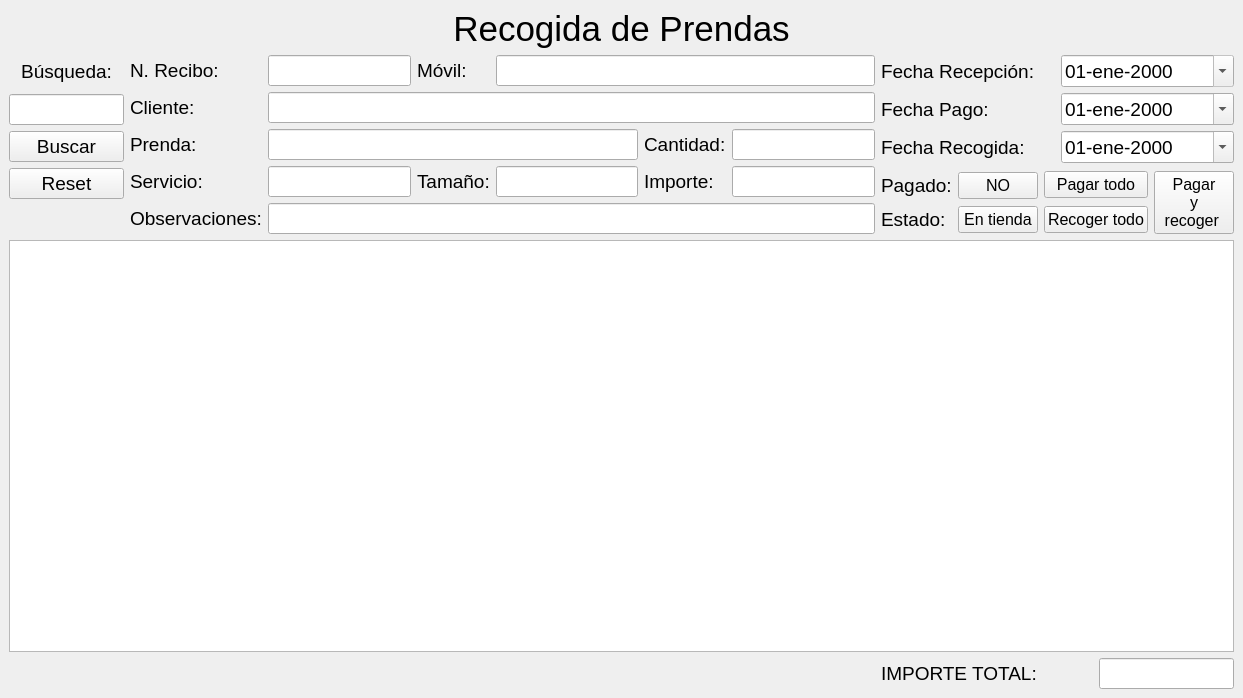
<?xml version="1.0" encoding="UTF-8"?>
<ui version="4.0">
 <class>RecogPrendas</class>
 <widget class="QMainWindow" name="RecogPrendas">
  <property name="windowModality">
   <enum>Qt::WindowModal</enum>
  </property>
  <property name="geometry">
   <rect>
    <x>0</x>
    <y>0</y>
    <width>1243</width>
    <height>698</height>
   </rect>
  </property>
  <property name="minimumSize">
   <size>
    <width>0</width>
    <height>0</height>
   </size>
  </property>
  <property name="font">
   <font>
    <pointsize>12</pointsize>
   </font>
  </property>
  <property name="windowTitle">
   <string>Recogida de Prendas</string>
  </property>
  <widget class="QWidget" name="centralwidget">
   <layout class="QGridLayout" name="gridLayout_4">
    <item row="0" column="0" colspan="6">
     <widget class="QLabel" name="lbl_title">
      <property name="font">
       <font>
        <family>Arial</family>
        <pointsize>26</pointsize>
        <bold>false</bold>
       </font>
      </property>
      <property name="cursor">
       <cursorShape>ArrowCursor</cursorShape>
      </property>
      <property name="autoFillBackground">
       <bool>true</bool>
      </property>
      <property name="locale">
       <locale language="Spanish" country="Spain"/>
      </property>
      <property name="text">
       <string>Recogida de Prendas</string>
      </property>
      <property name="alignment">
       <set>Qt::AlignCenter</set>
      </property>
     </widget>
    </item>
    <item row="1" column="0" rowspan="2">
     <layout class="QVBoxLayout" name="verticalLayout">
      <item>
       <widget class="QLabel" name="lbl_search">
        <property name="font">
         <font>
          <family>Arial</family>
          <pointsize>14</pointsize>
         </font>
        </property>
        <property name="locale">
         <locale language="Spanish" country="Spain"/>
        </property>
        <property name="text">
         <string>Búsqueda:</string>
        </property>
        <property name="alignment">
         <set>Qt::AlignCenter</set>
        </property>
       </widget>
      </item>
      <item>
       <widget class="QLineEdit" name="le_search">
        <property name="minimumSize">
         <size>
          <width>115</width>
          <height>0</height>
         </size>
        </property>
        <property name="font">
         <font>
          <family>Arial</family>
          <pointsize>14</pointsize>
         </font>
        </property>
        <property name="toolTip">
         <string>&lt;html&gt;&lt;head/&gt;&lt;body&gt;&lt;p&gt;Introduce la dirección del cliente.&lt;/p&gt;&lt;/body&gt;&lt;/html&gt;</string>
        </property>
        <property name="locale">
         <locale language="Spanish" country="Spain"/>
        </property>
        <property name="text">
         <string/>
        </property>
       </widget>
      </item>
      <item>
       <widget class="QPushButton" name="pb_search">
        <property name="font">
         <font>
          <pointsize>14</pointsize>
         </font>
        </property>
        <property name="text">
         <string>Buscar</string>
        </property>
       </widget>
      </item>
      <item>
       <widget class="QPushButton" name="pb_reset">
        <property name="font">
         <font>
          <pointsize>14</pointsize>
         </font>
        </property>
        <property name="text">
         <string>Reset</string>
        </property>
       </widget>
      </item>
     </layout>
    </item>
    <item row="1" column="1" rowspan="3">
     <layout class="QGridLayout" name="gridLayout">
      <item row="1" column="1" colspan="5">
       <widget class="QLineEdit" name="le_client">
        <property name="font">
         <font>
          <family>Arial</family>
          <pointsize>14</pointsize>
         </font>
        </property>
        <property name="toolTip">
         <string>&lt;html&gt;&lt;head/&gt;&lt;body&gt;&lt;p&gt;Introduce la dirección del cliente.&lt;/p&gt;&lt;/body&gt;&lt;/html&gt;</string>
        </property>
        <property name="locale">
         <locale language="Spanish" country="Spain"/>
        </property>
        <property name="text">
         <string/>
        </property>
        <property name="readOnly">
         <bool>true</bool>
        </property>
       </widget>
      </item>
      <item row="4" column="1" colspan="5">
       <widget class="QLineEdit" name="le_obsv">
        <property name="font">
         <font>
          <family>Arial</family>
          <pointsize>14</pointsize>
         </font>
        </property>
        <property name="toolTip">
         <string>&lt;html&gt;&lt;head/&gt;&lt;body&gt;&lt;p&gt;Introduce la dirección del cliente.&lt;/p&gt;&lt;/body&gt;&lt;/html&gt;</string>
        </property>
        <property name="locale">
         <locale language="Spanish" country="Spain"/>
        </property>
        <property name="text">
         <string/>
        </property>
        <property name="readOnly">
         <bool>false</bool>
        </property>
       </widget>
      </item>
      <item row="1" column="0">
       <widget class="QLabel" name="lbl_client">
        <property name="font">
         <font>
          <family>Arial</family>
          <pointsize>14</pointsize>
         </font>
        </property>
        <property name="locale">
         <locale language="Spanish" country="Spain"/>
        </property>
        <property name="text">
         <string>Cliente:</string>
        </property>
       </widget>
      </item>
      <item row="2" column="0">
       <widget class="QLabel" name="lbl_garm">
        <property name="font">
         <font>
          <family>Arial</family>
          <pointsize>14</pointsize>
         </font>
        </property>
        <property name="locale">
         <locale language="Spanish" country="Spain"/>
        </property>
        <property name="text">
         <string>Prenda:</string>
        </property>
       </widget>
      </item>
      <item row="0" column="0">
       <widget class="QLabel" name="lbl_nr_ticket">
        <property name="font">
         <font>
          <family>Arial</family>
          <pointsize>14</pointsize>
         </font>
        </property>
        <property name="locale">
         <locale language="Spanish" country="Spain"/>
        </property>
        <property name="text">
         <string>N. Recibo:</string>
        </property>
       </widget>
      </item>
      <item row="3" column="1">
       <widget class="QLineEdit" name="le_servic">
        <property name="font">
         <font>
          <family>Arial</family>
          <pointsize>14</pointsize>
         </font>
        </property>
        <property name="toolTip">
         <string>&lt;html&gt;&lt;head/&gt;&lt;body&gt;&lt;p&gt;Introduce la dirección del cliente.&lt;/p&gt;&lt;/body&gt;&lt;/html&gt;</string>
        </property>
        <property name="locale">
         <locale language="Spanish" country="Spain"/>
        </property>
        <property name="text">
         <string/>
        </property>
        <property name="readOnly">
         <bool>true</bool>
        </property>
       </widget>
      </item>
      <item row="0" column="2">
       <widget class="QLabel" name="lbl_phone">
        <property name="font">
         <font>
          <family>Arial</family>
          <pointsize>14</pointsize>
         </font>
        </property>
        <property name="locale">
         <locale language="Spanish" country="Spain"/>
        </property>
        <property name="text">
         <string>Móvil:</string>
        </property>
       </widget>
      </item>
      <item row="3" column="0">
       <widget class="QLabel" name="lbl_sevic">
        <property name="font">
         <font>
          <family>Arial</family>
          <pointsize>14</pointsize>
         </font>
        </property>
        <property name="locale">
         <locale language="Spanish" country="Spain"/>
        </property>
        <property name="text">
         <string>Servicio:</string>
        </property>
       </widget>
      </item>
      <item row="4" column="0">
       <widget class="QLabel" name="lbl_obsv">
        <property name="font">
         <font>
          <family>Arial</family>
          <pointsize>14</pointsize>
         </font>
        </property>
        <property name="locale">
         <locale language="Spanish" country="Spain"/>
        </property>
        <property name="text">
         <string>Observaciones:</string>
        </property>
       </widget>
      </item>
      <item row="0" column="3" colspan="3">
       <widget class="QLineEdit" name="le_phone">
        <property name="font">
         <font>
          <family>Arial</family>
          <pointsize>14</pointsize>
         </font>
        </property>
        <property name="toolTip">
         <string>&lt;html&gt;&lt;head/&gt;&lt;body&gt;&lt;p&gt;Introduce un número fijo del teléfono del cliente.&lt;/p&gt;&lt;/body&gt;&lt;/html&gt;</string>
        </property>
        <property name="locale">
         <locale language="Spanish" country="Spain"/>
        </property>
        <property name="text">
         <string/>
        </property>
        <property name="readOnly">
         <bool>true</bool>
        </property>
       </widget>
      </item>
      <item row="0" column="1">
       <widget class="QLineEdit" name="le_nr_ticket">
        <property name="minimumSize">
         <size>
          <width>115</width>
          <height>0</height>
         </size>
        </property>
        <property name="font">
         <font>
          <family>Arial</family>
          <pointsize>14</pointsize>
         </font>
        </property>
        <property name="locale">
         <locale language="Spanish" country="Spain"/>
        </property>
        <property name="readOnly">
         <bool>true</bool>
        </property>
       </widget>
      </item>
      <item row="3" column="5">
       <widget class="QLineEdit" name="le_price">
        <property name="font">
         <font>
          <family>Arial</family>
          <pointsize>14</pointsize>
         </font>
        </property>
        <property name="toolTip">
         <string>&lt;html&gt;&lt;head/&gt;&lt;body&gt;&lt;p&gt;Introduce un número fijo del teléfono del cliente.&lt;/p&gt;&lt;/body&gt;&lt;/html&gt;</string>
        </property>
        <property name="locale">
         <locale language="Spanish" country="Spain"/>
        </property>
        <property name="text">
         <string/>
        </property>
        <property name="readOnly">
         <bool>true</bool>
        </property>
       </widget>
      </item>
      <item row="3" column="4">
       <widget class="QLabel" name="lbl_price">
        <property name="font">
         <font>
          <family>Arial</family>
          <pointsize>14</pointsize>
         </font>
        </property>
        <property name="locale">
         <locale language="Spanish" country="Spain"/>
        </property>
        <property name="text">
         <string>Importe:</string>
        </property>
       </widget>
      </item>
      <item row="3" column="2">
       <widget class="QLabel" name="lbl_size">
        <property name="font">
         <font>
          <family>Arial</family>
          <pointsize>14</pointsize>
         </font>
        </property>
        <property name="locale">
         <locale language="Spanish" country="Spain"/>
        </property>
        <property name="text">
         <string>Tamaño:</string>
        </property>
       </widget>
      </item>
      <item row="3" column="3">
       <widget class="QLineEdit" name="le_size">
        <property name="font">
         <font>
          <family>Arial</family>
          <pointsize>14</pointsize>
         </font>
        </property>
        <property name="toolTip">
         <string>&lt;html&gt;&lt;head/&gt;&lt;body&gt;&lt;p&gt;Introduce un número fijo del teléfono del cliente.&lt;/p&gt;&lt;/body&gt;&lt;/html&gt;</string>
        </property>
        <property name="locale">
         <locale language="Spanish" country="Spain"/>
        </property>
        <property name="text">
         <string/>
        </property>
        <property name="readOnly">
         <bool>false</bool>
        </property>
       </widget>
      </item>
      <item row="2" column="5">
       <widget class="QLineEdit" name="le_qty">
        <property name="font">
         <font>
          <family>Arial</family>
          <pointsize>14</pointsize>
         </font>
        </property>
        <property name="toolTip">
         <string>&lt;html&gt;&lt;head/&gt;&lt;body&gt;&lt;p&gt;Introduce un número fijo del teléfono del cliente.&lt;/p&gt;&lt;/body&gt;&lt;/html&gt;</string>
        </property>
        <property name="locale">
         <locale language="Spanish" country="Spain"/>
        </property>
        <property name="text">
         <string/>
        </property>
        <property name="readOnly">
         <bool>true</bool>
        </property>
       </widget>
      </item>
      <item row="2" column="4">
       <widget class="QLabel" name="lbl_qty">
        <property name="font">
         <font>
          <family>Arial</family>
          <pointsize>14</pointsize>
         </font>
        </property>
        <property name="locale">
         <locale language="Spanish" country="Spain"/>
        </property>
        <property name="text">
         <string>Cantidad:</string>
        </property>
       </widget>
      </item>
      <item row="2" column="1" colspan="3">
       <widget class="QLineEdit" name="le_garm">
        <property name="font">
         <font>
          <family>Arial</family>
          <pointsize>14</pointsize>
         </font>
        </property>
        <property name="toolTip">
         <string>&lt;html&gt;&lt;head/&gt;&lt;body&gt;&lt;p&gt;Introduce la dirección del cliente.&lt;/p&gt;&lt;/body&gt;&lt;/html&gt;</string>
        </property>
        <property name="locale">
         <locale language="Spanish" country="Spain"/>
        </property>
        <property name="text">
         <string/>
        </property>
        <property name="readOnly">
         <bool>true</bool>
        </property>
       </widget>
      </item>
     </layout>
    </item>
    <item row="1" column="2" colspan="4">
     <layout class="QGridLayout" name="gridLayout_2">
      <item row="0" column="0">
       <widget class="QLabel" name="lbl_date_recep">
        <property name="font">
         <font>
          <family>Arial</family>
          <pointsize>14</pointsize>
         </font>
        </property>
        <property name="locale">
         <locale language="Spanish" country="Spain"/>
        </property>
        <property name="text">
         <string>Fecha Recepción:</string>
        </property>
       </widget>
      </item>
      <item row="0" column="1">
       <widget class="QDateEdit" name="de_date_recep">
        <property name="font">
         <font>
          <family>Arial</family>
          <pointsize>14</pointsize>
         </font>
        </property>
        <property name="toolTip">
         <string>&lt;html&gt;&lt;head/&gt;&lt;body&gt;&lt;p&gt;Selecciona la fecha de recepción de la prenda.&lt;/p&gt;&lt;/body&gt;&lt;/html&gt;</string>
        </property>
        <property name="locale">
         <locale language="Spanish" country="Spain"/>
        </property>
        <property name="readOnly">
         <bool>true</bool>
        </property>
        <property name="displayFormat">
         <string>dd-MMM-yyyy</string>
        </property>
        <property name="calendarPopup">
         <bool>true</bool>
        </property>
       </widget>
      </item>
      <item row="1" column="0">
       <widget class="QLabel" name="lbl_date_paym">
        <property name="font">
         <font>
          <family>Arial</family>
          <pointsize>14</pointsize>
         </font>
        </property>
        <property name="locale">
         <locale language="Spanish" country="Spain"/>
        </property>
        <property name="text">
         <string>Fecha Pago:</string>
        </property>
       </widget>
      </item>
      <item row="1" column="1">
       <widget class="QDateEdit" name="de_date_paym">
        <property name="font">
         <font>
          <family>Arial</family>
          <pointsize>14</pointsize>
         </font>
        </property>
        <property name="toolTip">
         <string>&lt;html&gt;&lt;head/&gt;&lt;body&gt;&lt;p&gt;Selecciona la fecha de recepción de la prenda.&lt;/p&gt;&lt;/body&gt;&lt;/html&gt;</string>
        </property>
        <property name="locale">
         <locale language="Spanish" country="Spain"/>
        </property>
        <property name="displayFormat">
         <string>dd-MMM-yyyy</string>
        </property>
        <property name="calendarPopup">
         <bool>true</bool>
        </property>
       </widget>
      </item>
      <item row="2" column="0">
       <widget class="QLabel" name="lbl_date_pickup">
        <property name="font">
         <font>
          <family>Arial</family>
          <pointsize>14</pointsize>
         </font>
        </property>
        <property name="locale">
         <locale language="Spanish" country="Spain"/>
        </property>
        <property name="text">
         <string>Fecha Recogida:</string>
        </property>
       </widget>
      </item>
      <item row="2" column="1">
       <widget class="QDateEdit" name="de_date_pickup">
        <property name="font">
         <font>
          <family>Arial</family>
          <pointsize>14</pointsize>
         </font>
        </property>
        <property name="toolTip">
         <string>&lt;html&gt;&lt;head/&gt;&lt;body&gt;&lt;p&gt;Selecciona la fecha de recepción de la prenda.&lt;/p&gt;&lt;/body&gt;&lt;/html&gt;</string>
        </property>
        <property name="locale">
         <locale language="Spanish" country="Spain"/>
        </property>
        <property name="displayFormat">
         <string>dd-MMM-yyyy</string>
        </property>
        <property name="calendarPopup">
         <bool>true</bool>
        </property>
       </widget>
      </item>
     </layout>
    </item>
    <item row="2" column="2" rowspan="2">
     <layout class="QGridLayout" name="gridLayout_3">
      <item row="0" column="0">
       <widget class="QLabel" name="lbl_payment">
        <property name="font">
         <font>
          <family>Arial</family>
          <pointsize>14</pointsize>
         </font>
        </property>
        <property name="locale">
         <locale language="Spanish" country="Spain"/>
        </property>
        <property name="text">
         <string>Pagado:</string>
        </property>
       </widget>
      </item>
      <item row="0" column="1" colspan="2">
       <widget class="QPushButton" name="pb_payment">
        <property name="text">
         <string>NO</string>
        </property>
        <property name="checkable">
         <bool>true</bool>
        </property>
       </widget>
      </item>
      <item row="1" column="0">
       <widget class="QLabel" name="lbl_state">
        <property name="font">
         <font>
          <family>Arial</family>
          <pointsize>14</pointsize>
         </font>
        </property>
        <property name="locale">
         <locale language="Spanish" country="Spain"/>
        </property>
        <property name="text">
         <string>Estado:</string>
        </property>
       </widget>
      </item>
      <item row="1" column="1" colspan="2">
       <widget class="QPushButton" name="pb_state">
        <property name="text">
         <string>En tienda</string>
        </property>
        <property name="checkable">
         <bool>true</bool>
        </property>
       </widget>
      </item>
     </layout>
    </item>
    <item row="2" column="3" colspan="2">
     <widget class="QPushButton" name="pb_pay_all">
      <property name="text">
       <string>Pagar todo</string>
      </property>
      <property name="checkable">
       <bool>false</bool>
      </property>
     </widget>
    </item>
    <item row="2" column="5" rowspan="2">
     <widget class="QPushButton" name="pb_pay_pku_all">
      <property name="text">
       <string>Pagar
y
recoger </string>
      </property>
      <property name="checkable">
       <bool>false</bool>
      </property>
     </widget>
    </item>
    <item row="3" column="3" colspan="2">
     <widget class="QPushButton" name="pb_pku_all">
      <property name="text">
       <string>Recoger todo</string>
      </property>
      <property name="checkable">
       <bool>false</bool>
      </property>
     </widget>
    </item>
    <item row="4" column="0" colspan="6">
     <widget class="QTableView" name="tableView">
      <property name="minimumSize">
       <size>
        <width>0</width>
        <height>400</height>
       </size>
      </property>
      <property name="locale">
       <locale language="Spanish" country="Spain"/>
      </property>
      <property name="alternatingRowColors">
       <bool>true</bool>
      </property>
      <property name="sortingEnabled">
       <bool>true</bool>
      </property>
     </widget>
    </item>
    <item row="5" column="2" colspan="2">
     <widget class="QLabel" name="lbl_total_price">
      <property name="font">
       <font>
        <family>Arial</family>
        <pointsize>14</pointsize>
       </font>
      </property>
      <property name="locale">
       <locale language="Spanish" country="Spain"/>
      </property>
      <property name="text">
       <string>IMPORTE TOTAL:</string>
      </property>
     </widget>
    </item>
    <item row="5" column="4" colspan="2">
     <widget class="QLineEdit" name="le_total_price">
      <property name="font">
       <font>
        <family>Arial</family>
        <pointsize>14</pointsize>
       </font>
      </property>
      <property name="locale">
       <locale language="Spanish" country="Spain"/>
      </property>
      <property name="text">
       <string/>
      </property>
      <property name="readOnly">
       <bool>true</bool>
      </property>
     </widget>
    </item>
   </layout>
  </widget>
 </widget>
 <tabstops>
  <tabstop>le_search</tabstop>
  <tabstop>pb_search</tabstop>
  <tabstop>de_date_recep</tabstop>
  <tabstop>de_date_paym</tabstop>
  <tabstop>de_date_pickup</tabstop>
  <tabstop>tableView</tabstop>
 </tabstops>
 <resources/>
 <connections/>
</ui>
